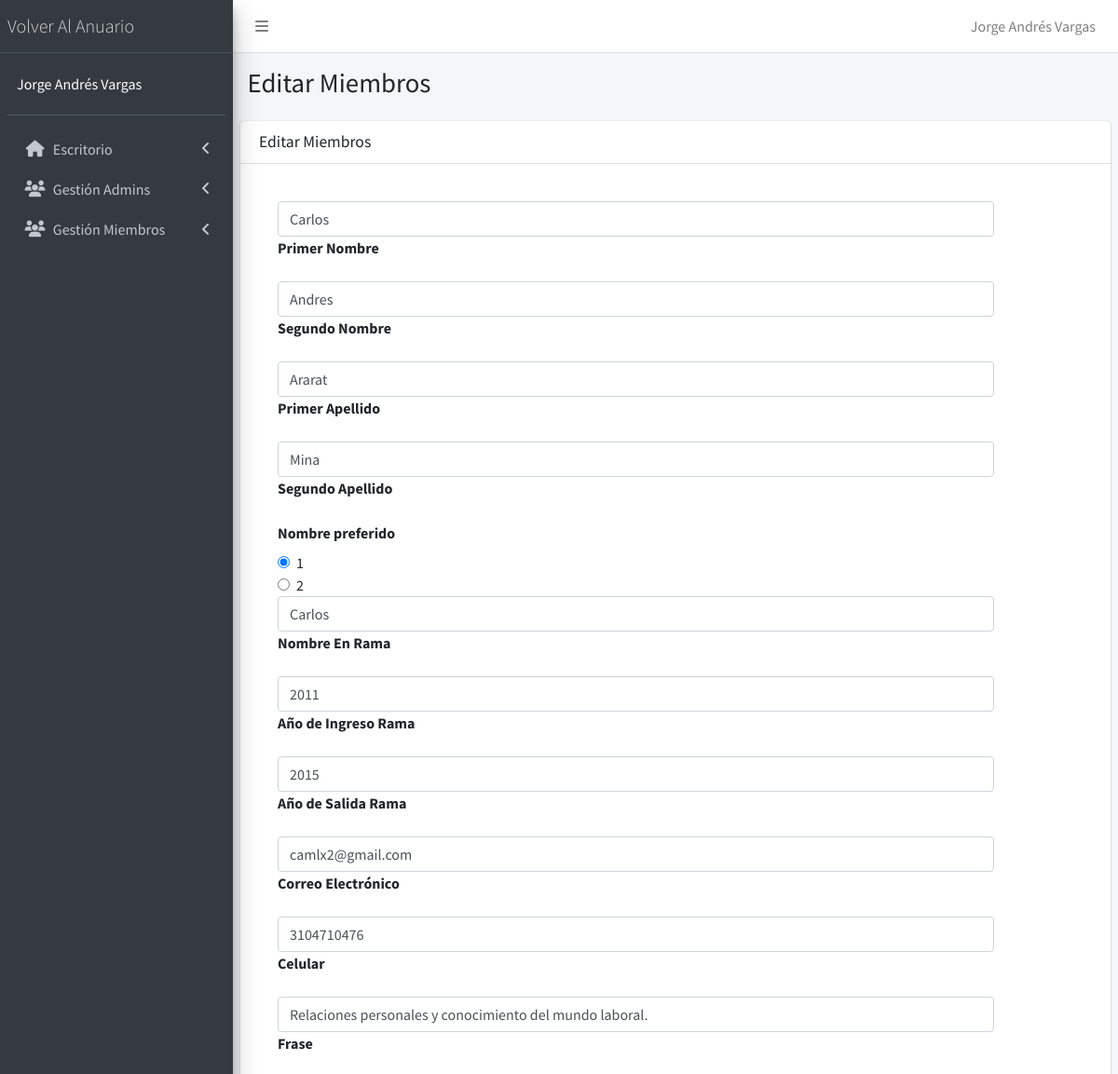
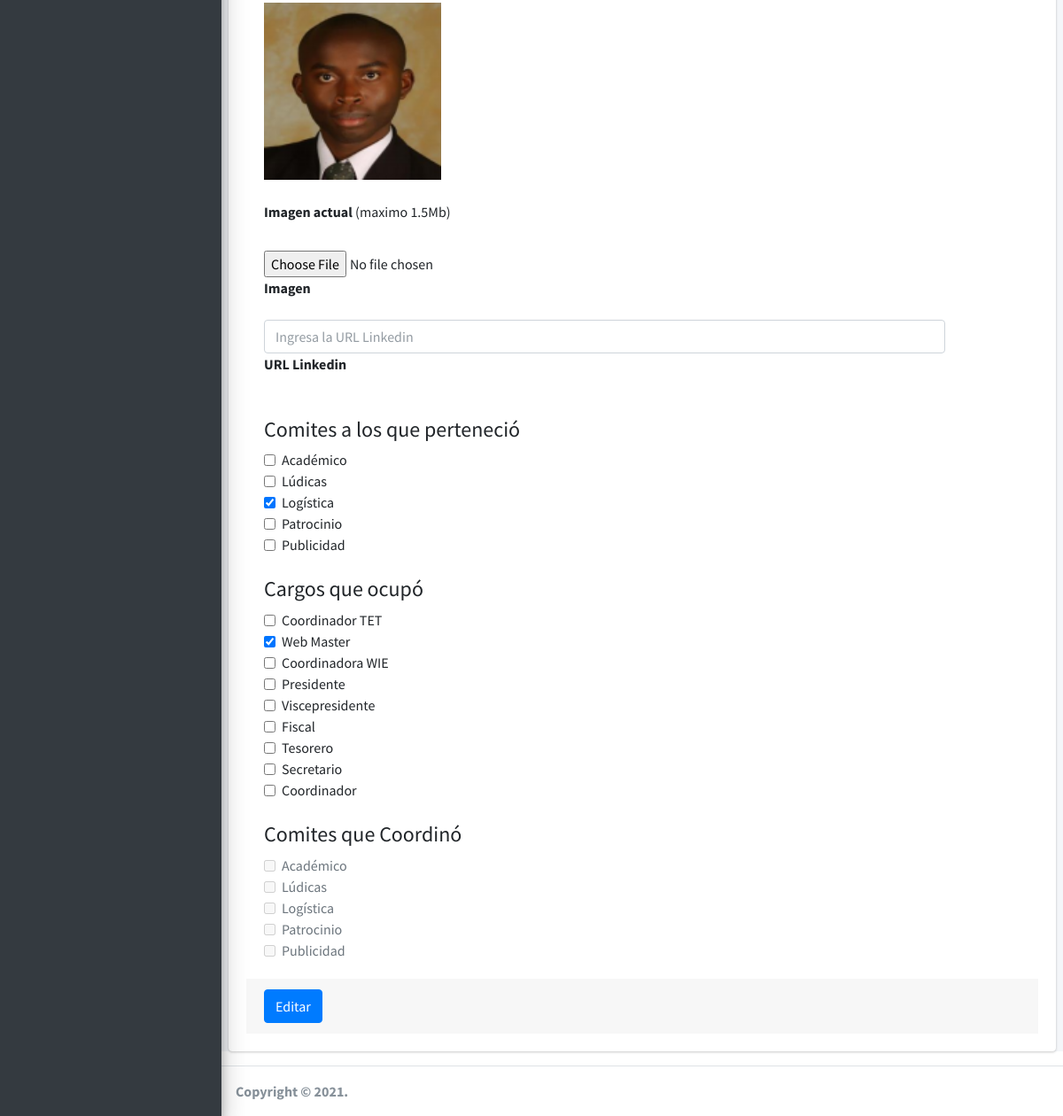
Page /admin/editar-miembro.php?id=4 (signed in) on the committed database (2 pictures, top to bottom).
### tables this page shows
CREATE TABLE `miembros` (
  `id` int(11) NOT NULL,
  `primerNombre` varchar(30) NOT NULL,
  `segundoNombre` varchar(30) DEFAULT NULL,
  `nombrePreferido` tinyint(4) NOT NULL DEFAULT 1,
  `primerApellido` varchar(30) NOT NULL,
  `segundoApellido` varchar(30) DEFAULT NULL,
  `nombreEnRama` varchar(30) NOT NULL,
  `anioIngresoRama` year(4) NOT NULL,
  `anioSalidaRama` year(4) NOT NULL,
  `correo` varchar(100) NOT NULL,
  `celular` varchar(20) NOT NULL,
  `frase` varchar(400) NOT NULL,
  `urlFoto` varchar(400) NOT NULL,
  `urlLinkedin` varchar(400) DEFAULT NULL,
  `estado` int(1) NOT NULL DEFAULT 0,
  `ocupacionActual` varchar(30) DEFAULT NULL,
  `contactos` varchar(400) DEFAULT NULL
);

CREATE TABLE `comites` (
  `id` int(11) NOT NULL,
  `comite` varchar(20) NOT NULL
);

CREATE TABLE `cargos` (
  `id` int(11) NOT NULL,
  `cargo` varchar(20) NOT NULL
);

### admin/funciones/quitar_tildes.php (called while the page is built)
<?php
function quitar_tildes($cadena) {
$no_permitidas= array ("á","é","í","ó","ú","Á","É","Í","Ó","Ú","ñ","À","Ã","Ì","Ò","Ù","Ã™","Ã ","Ã¨","Ã¬","Ã²","Ã¹","ç","Ç","Ã¢","ê","Ã®","Ã´","Ã»","Ã‚","ÃŠ","ÃŽ","Ã”","Ã›","ü","Ã¶","Ã–","Ã¯","Ã¤","«","Ò","Ã","Ã„","Ã‹");
$permitidas= array ("a","e","i","o","u","A","E","I","O","U","n","N","A","E","I","O","U","a","e","i","o","u","c","C","a","e","i","o","u","A","E","I","O","U","u","o","O","i","a","e","U","I","A","E");
$texto = str_replace($no_permitidas, $permitidas ,$cadena);
return $texto;
}
?>

### admin/editar-miembro.php (the view, shortened to what this page needs)
<?php
include "funciones/quitar_tildes.php";
include_once "../connection/db_connection.php";
include_once 'templates/header.php';
include_once 'templates/barra.php';
include_once 'templates/navegacion.php';
$id = $_GET['id'];
?>
<div class="content-wrapper">
  <section class="content-header">
    <div class="container-fluid">
      <div class="row mb-2">
        <div class="col-sm-6">
          <h1>Editar Miembros</h1>
        </div>
      </div>
    </div>
  </section>
  <section class="content">
    <div class="card">
      <div class="card-header">
        <h3 class="card-title">Editar Miembros</h3>
      </div>
      <div class="card-body">
        <?php
        $conn = mysqli_connect($host, $user, $pw, $db);
        $sql = "SELECT * FROM miembros WHERE id = $id";
        $resultado = $conn->query($sql);
        $miembro = $resultado->fetch_assoc();
        $sql1 = "SELECT * FROM comites";
        $array_comites = $conn->query($sql1);
        $sql2 = "SELECT cargo,comite FROM cargos_de_miembros WHERE miembro=$id";
        $resultado2 = $conn->query($sql2);
        $sql3 = "SELECT * FROM cargos";
        $array_cargos = $conn->query($sql3);
        $array_comites_coord = [];
        $array_comites_miembro = [];
        $array_cargos_miembro = [];
        while ($cargos_miembro = $resultado2->fetch_assoc()) {
          if ($cargos_miembro['cargo'] == 10) {
            array_push($array_comites_miembro, $cargos_miembro['comite']);
          }
          array_push($array_cargos_miembro, $cargos_miembro['cargo']);
        }
        ?>
        <form role="form" enctype="multipart/form-data" name="editar-registro-miembro" id="editar-registro-miembro" method="post" action="modelo-miembro.php">
          <div class="card-body">
            <div class="form-group">
              <label for="primerNombre">Primer Nombre</label>
              <input type="text" class="form-control" id="primerNombre" name="primerNombre" placeholder="Ingresa tu Primer Nombre" value="<?php echo $miembro['primerNombre']; ?>" required>
            </div>
            <div class="form-group">
              <label for="segundoNombre">Segundo Nombre</label>
              <input type="text" class="form-control" id="segundoNombre" name="segundoNombre" placeholder="Ingresa tu Segundo Nombre" value="<?php echo $miembro['segundoNombre']; ?>">
            </div>
            <div class="form-group">
              <label for="primerApellido">Primer Apellido</label>
              <input type="text" class="form-control" id="primerApellido" name="primerApellido" placeholder="Ingresa tu Primer Apellido" value="<?php echo $miembro['primerApellido']; ?>" required>
            </div>
            <div class="form-group">
              <label for="segundoApellido">Segundo Apellido</label>
              <input type="text" class="form-control" id="segundoApellido" name="segundoApellido" placeholder="Ingresa tu Segundo Apellido" value="<?php echo $miembro['segundoApellido']; ?>">
            </div>
            <label>Nombre preferido</label>
            <?php
            if ($miembro['nombrePreferido'] == 1) {
            ?>
              <div class="form-check">
                <input type="radio" class="form-check-input" id="nombrePreferido" value=1 name="nombrePreferido" checked>
                <label for="nombrePreferido1" class="form-check-label">1</label>
              </div>
              <div class="form-check">
                <input type="radio" class="form-check-input" id="nombrePreferido" value=2 name="nombrePreferido">
                <label for="nombrePreferido2" class="form-check-label">2</label>
              </div>
            <?php
            }
            ?>
            <div class="form-group">
              <label for="nombreEnRama">Nombre En Rama</label>
              <input type="text" class="form-control" id="nombreEnRama" name="nombreEnRama" placeholder="Ingresa tu Nombre En Rama" value="<?php echo $miembro['nombreEnRama']; ?>" required>
            </div>
            <div class="form-group">
              <label for="anioIngresoRama">Año de Ingreso Rama</label>
              <input type="number" class="form-control" id="anioIngresoRama" name="anioIngresoRama" min="1985" max="<?php echo date("Y"); ?>" value="<?php echo $miembro['anioIngresoRama']; ?>" required>
            </div>
            <div class="form-group">
              <label for="anioSalidaRama">Año de Salida Rama</label>
              <input type="number" class="form-control" id="anioSalidaRama" name="anioSalidaRama" min="1985" max="<?php echo date("Y")+2; ?>" value="<?php echo $miembro['anioSalidaRama']; ?>" required>
            </div>
            <div class="form-group">
              <label for="correo">Correo Electrónico</label>
              <input type="email" class="form-control" id="correo" name="correo" placeholder="Ingresa tu Correo Electronico" value="<?php echo $miembro['correo']; ?>" required>
            </div>
            <div class="form-group">
              <label for="celular">Celular</label>
              <input type="number" class="form-control" id="celular" name="celular" value="<?php echo $miembro['celular']; ?>" required>
            </div>
            <div class="form-group">
              <label for="frase">Frase</label>
              <input type="text" class="form-control" id="frase" name="frase" placeholder="Ingresa tu Frase" value="<?php echo $miembro['frase']; ?>" required>
            </div>
            <div class="form-group">
              <label for="imagen-actual">Imagen actual <span style="font-weight: lighter;">(maximo 1.5Mb)</span></label>
              <br>
              <img src="<?php echo $miembro['urlFoto']; ?>" width="200">
            </div>
            <div class="form-group">
              <label for="imagen-miembro">Imagen</label>
              <div class="input-group">
                <input type="file" id="imagen-miembro" name="imagen-miembro">
              </div>
            </div>
            <div class="form-group">
              <label for="urlLinkedin">URL Linkedin</label>
              <input type="text" class="form-control" id="urlLinkedin" name="urlLinkedin" placeholder="Ingresa la URL Linkedin" value="<?php echo $miembro['urlLinkedin']; ?>">
            </div>
            <br>
            <h4>Comites a los que perteneció</h4>
            <?php
              foreach($array_comites as $comite){
                $comite_format=strtolower(quitar_tildes($comite['comite']));
                ?>
                  <div class="form-check">
                  <input type="checkbox" class="form-check-input" id="<?php echo $comite_format;?>" name="<?php echo $comite_format;?>" value="<?php echo $comite_format;?>" <?php if (in_array($comite['id'], $array_comites_miembro)) {echo "checked";} ?>>
                  <label for="<?php echo $comite_format;?>" class="form-check-label"><?php echo $comite['comite'];?></label>
                  </div>
                <?php
              }
            ?>
            <br>
            <h4>Cargos que ocupó</h4>
            <?php
              foreach($array_cargos as $cargo){
                if($cargo['id'] != 10){
                    $cargo_format=lcfirst(str_replace(' ','', quitar_tildes($cargo['cargo'])));
                ?>
                    <div class="form-check">
                        <input type="checkbox" class="form-check-input" id="<?php echo $cargo_format;?>" name="<?php echo $cargo_format;?>" value="<?php echo $cargo_format;?>" <?php if (in_array($cargo['id'], $array_cargos_miembro)) {echo "checked";} ?> >
                        <label for="<?php echo $cargo_format;?>" class="form-check-label"><?php echo $cargo['cargo']?></label>
                    </div>
                <?php
                }
              }
            ?>
            <br>
            <h4>Comites que Coordinó</h4>
            <?php
              foreach($array_comites as $comite){
                $comite_format=strtolower(quitar_tildes($comite['comite']));
                ?>
                  <div class="form-check">
                    <input type="checkbox" class="form-check-input" id="<?php echo 'coord_'.$comite_format;?>" name="<?php echo 'coord_'.$comite_format;?>" value="<?php echo 'coord'.$comite_format;?>" <?php   if($array_comites_coord){if (in_array($comite['id'], $array_comites_coord)) {echo "checked";}}else{echo 'disabled';} ?>>
                    <label for="<?php echo 'coord_'.$comite_format;?>" class="form-check-label"><?php echo $comite['comite'];?></label>
                  </div>
                <?php
              }
            ?>
          </div>
          <div class="card-footer">
            <button type="submit" class="btn btn-primary">Editar</button>
          </div>
        </form>
      </div>
    </div>
  </section>
</div>
<?php
include_once 'templates/footer.php';
?>

### admin/css/admin.css (style rules this page uses)
.form-group, .form-group .input-group { display: flex; flex-direction: column-reverse; height: fit-content; width: 90%; }
.form-check { display: flex; flex-direction: row; align-items: center; }
.form-check-input { margin-top: 0; }

### rows in the picture
miembros: primerNombre "Carlos", segundoNombre "Andres", primerApellido "Ararat", segundoApellido "Mina", nombreEnRama "Carlos", anioIngresoRama "2011", anioSalidaRama "2015", correo "camlx2@gmail.com", celular "3104710476", frase "Relaciones personales y conocimiento del mundo laboral.", urlFoto (picture)
comites: comite "Académico"
comites: comite "Lúdicas"
comites: logistica "☑", comite "Logística"
comites: comite "Patrocinio"
comites: comite "Publicidad"
cargos: cargo "Coordinador TET"
cargos: webMaster "☑", cargo "Web Master"
cargos: cargo "Coordinadora WIE"
cargos: cargo "Presidente"
cargos: cargo "Viscepresidente"
cargos: cargo "Fiscal"
cargos: cargo "Tesorero"
cargos: cargo "Secretario"
cargos: cargo "Coordinador"

### other values in the picture
$_SESSION['nombre'] "Jorge Andrés Vargas"
